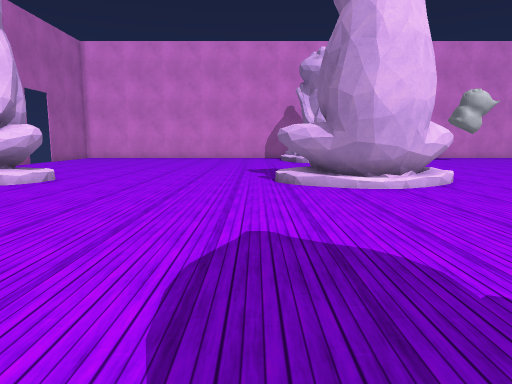
[1] (above)

24 first-person views from a walk through a Unity game level. The camera is 1.4 m above the floor, tilts 8° down and sees 70° across. The floor is counted in squares, 1 m on a side. Each view is taken from the middle of a square. On the plan, view 1 faces up. The plan holds only what a view shows up to about 16 squares ahead; the rest is blank. The player is left out. Door leaves are left out, so doorways stand open. Surface patterns are stand-ins for the level's own textures.

[2]
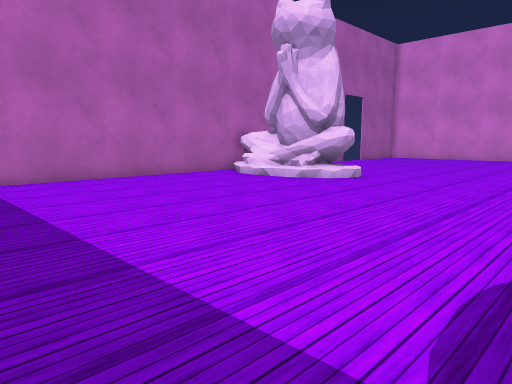

[3]
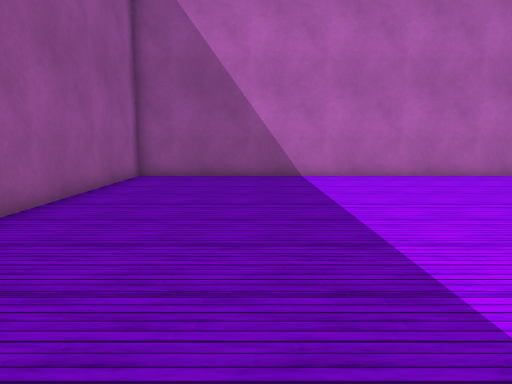

[4]
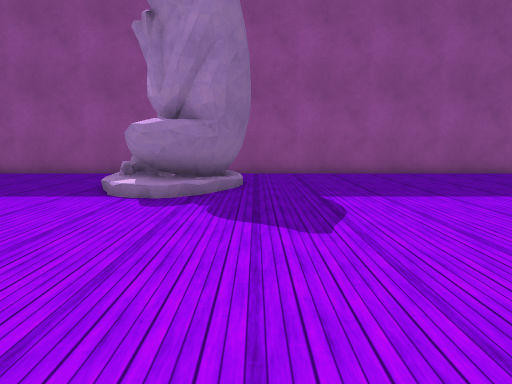

[5]
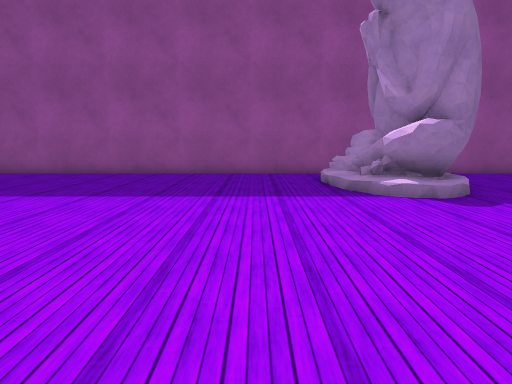

[6]
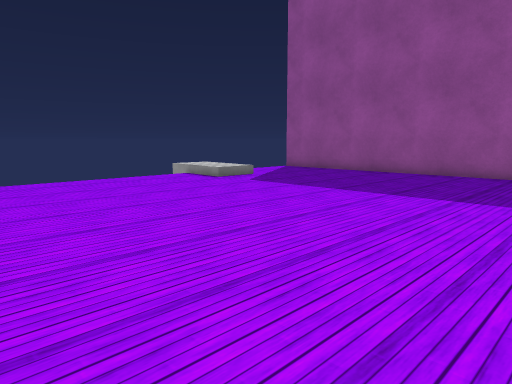

[7]
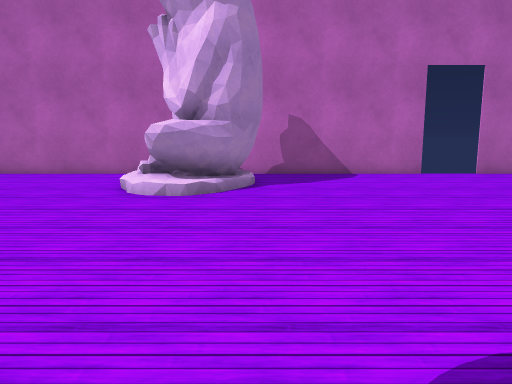

[8]
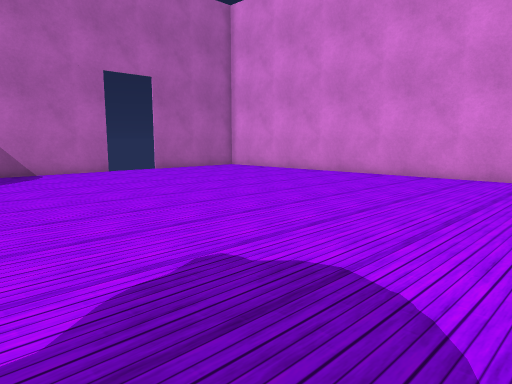

[9]
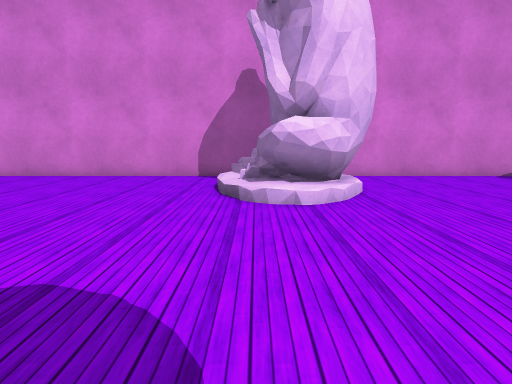

[10]
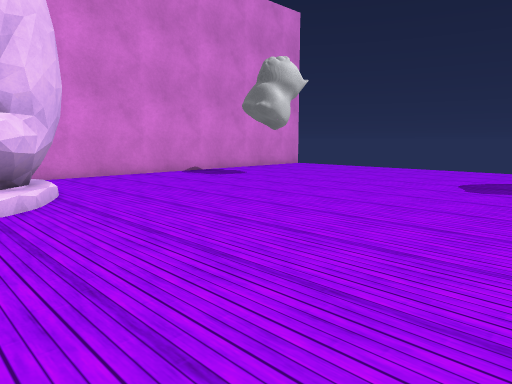

[11]
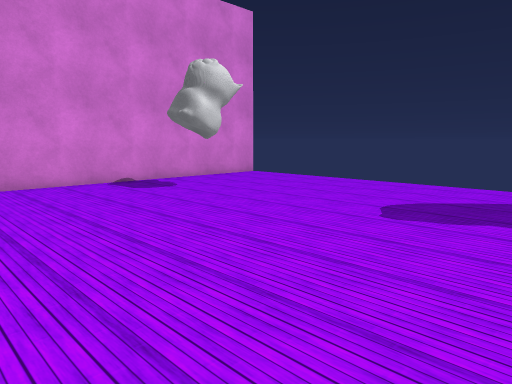

[12]
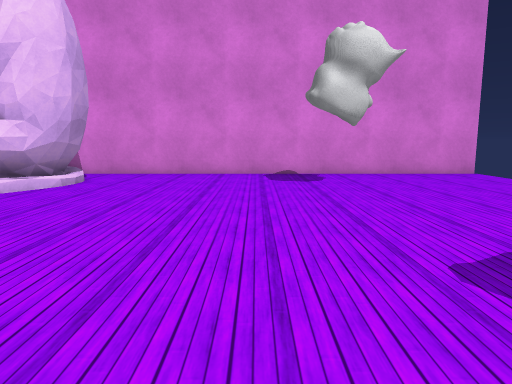

[13]
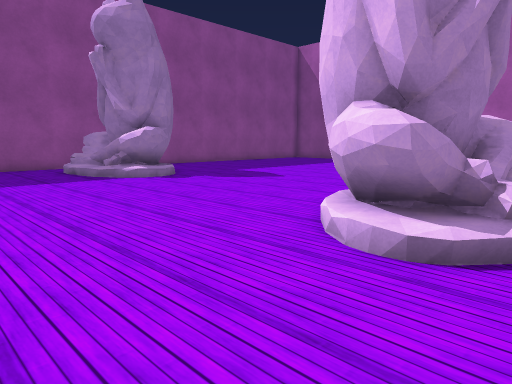

[14]
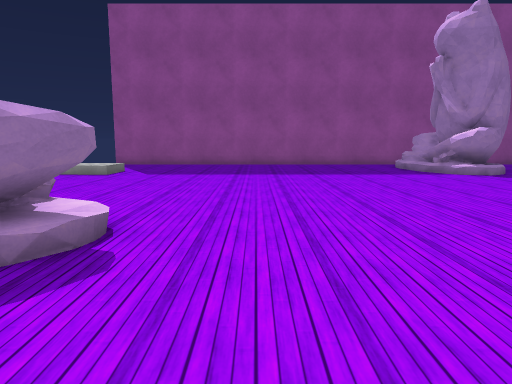

[15]
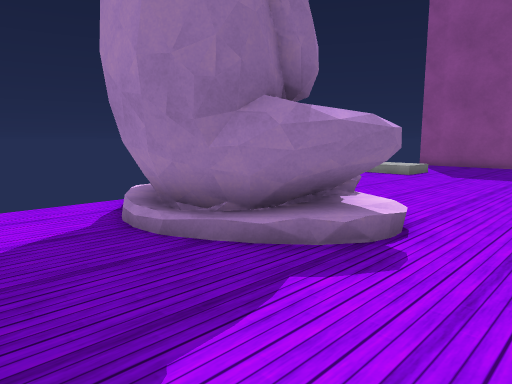

[16]
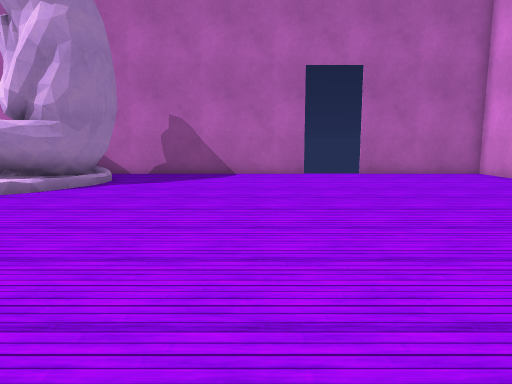

[17]
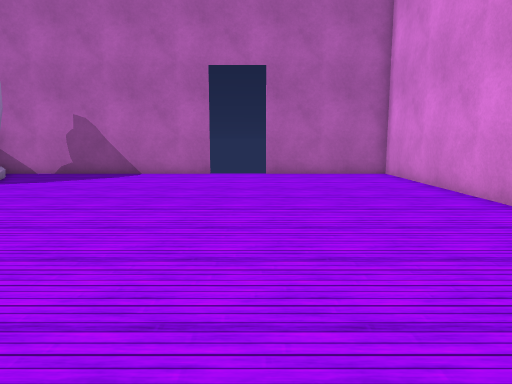

[18]
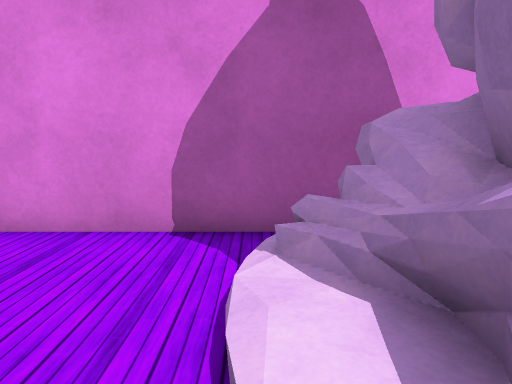

[19]
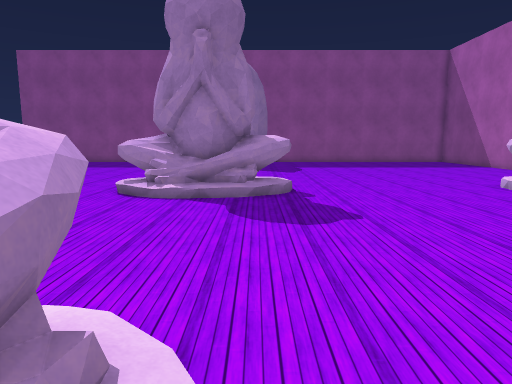

[20]
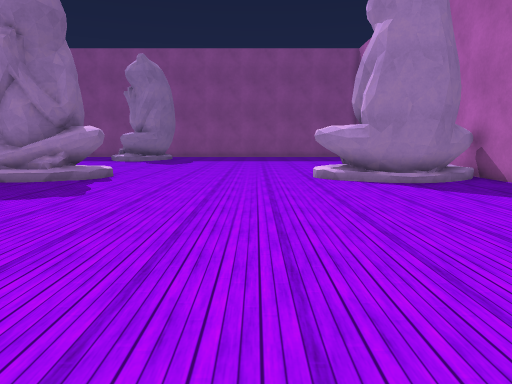

[21]
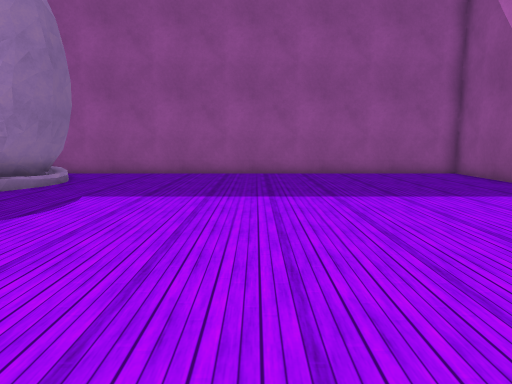

[22]
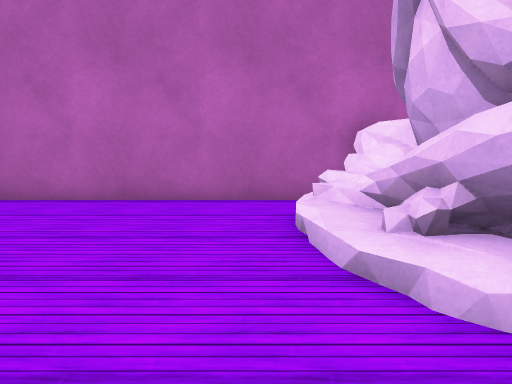

[23]
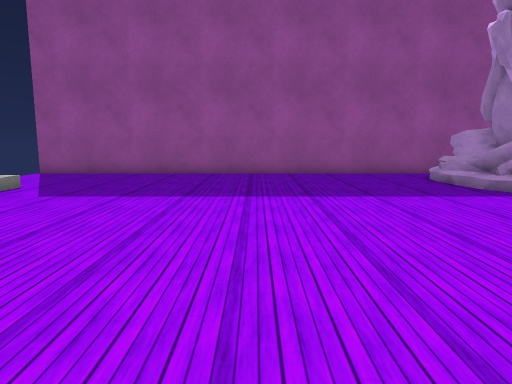

[24]
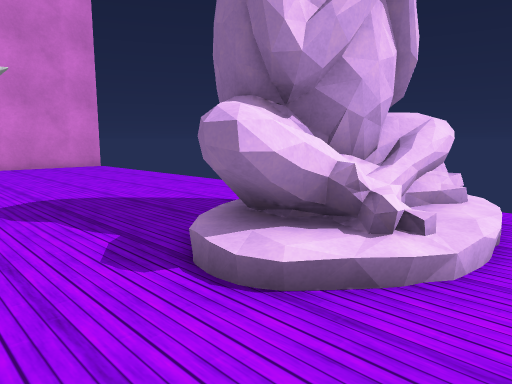

### Floor plan
Points are (right, up) in squares from view 1. A wall is a line through its corners. A room is listed if a view was taken in it or the views show most of it. See-through windows are left out.
Room 1 (views 1, 2, 3, 4, 5, 6, 7, 8, 9, 10, 11, 12, 13, 14, 15, 16, 17, 18, 19, 20, 21, 22, 23, 24)
walls: (-13.6, 22.1) (-13.6, -4.7) (21.4, -4.7); (21.4, 29.5) (-13.6, 29.5) (-13.6, 24.4)
ways out: open door at (-14, 23); gap at (21, -5); gap at (21, 30)
objects: other object (-13, 12) to (-7, 15); other object (1, -4) to (5, 2); other object (1, 11) to (7, 14); other object (3, 23) to (6, 29); other object (15, 11) to (21, 14)

Where each view was taken, in squares from view 1:
view 1: 0 up, 0 right, facing up
view 2: 0 up, 0 right, facing up-left
view 3: 0 up, 1 right, facing left
view 4: 11 up, 1 right, facing down
view 5: 11 up, 8 right, facing down
view 6: 11 up, 8 right, facing down-right
view 7: 15 up, 2 right, facing left
view 8: 15 up, 3 right, facing up-left
view 9: 15 up, 3 right, facing up
view 10: 15 up, 3 right, facing up-right
view 11: 14 up, 6 right, facing up-right
view 12: 14 up, 12 right, facing up
view 13: 15 up, 11 right, facing down-left
view 14: 17 up, 13 right, facing down
view 15: 17 up, 13 right, facing down-right
view 16: 20 up, 2 right, facing left
view 17: 24 up, 2 right, facing left
view 18: 24 up, 2 right, facing up
view 19: 26 up, 2 right, facing down
view 20: 27 up, 5 left, facing down
view 21: 11 up, 5 left, facing down
view 22: 10 up, 5 left, facing left
view 23: 11 up, 12 right, facing down
view 24: 9 up, 13 right, facing up-right
